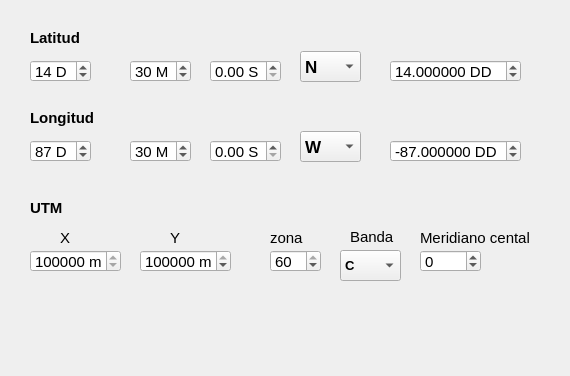
<?xml version="1.0" encoding="UTF-8"?>
<ui version="4.0">
 <class>UTMCalcDialogBase</class>
 <widget class="QDialog" name="UTMCalcDialogBase">
  <property name="geometry">
   <rect>
    <x>0</x>
    <y>0</y>
    <width>570</width>
    <height>376</height>
   </rect>
  </property>
  <property name="font">
   <font>
    <pointsize>11</pointsize>
   </font>
  </property>
  <property name="windowTitle">
   <string>Calculadora de coordenadas</string>
  </property>
  <widget class="QLabel" name="label">
   <property name="geometry">
    <rect>
     <x>30</x>
     <y>30</y>
     <width>71</width>
     <height>16</height>
    </rect>
   </property>
   <property name="font">
    <font>
     <weight>75</weight>
     <bold>true</bold>
    </font>
   </property>
   <property name="text">
    <string>Latitud</string>
   </property>
  </widget>
  <widget class="QSpinBox" name="spbLatD">
   <property name="geometry">
    <rect>
     <x>30</x>
     <y>60</y>
     <width>61</width>
     <height>22</height>
    </rect>
   </property>
   <property name="suffix">
    <string> D</string>
   </property>
   <property name="maximum">
    <number>90</number>
   </property>
   <property name="value">
    <number>14</number>
   </property>
  </widget>
  <widget class="QSpinBox" name="spbLatM">
   <property name="geometry">
    <rect>
     <x>130</x>
     <y>60</y>
     <width>61</width>
     <height>22</height>
    </rect>
   </property>
   <property name="suffix">
    <string> M</string>
   </property>
   <property name="maximum">
    <number>59</number>
   </property>
   <property name="value">
    <number>30</number>
   </property>
  </widget>
  <widget class="QComboBox" name="cmbLatH">
   <property name="geometry">
    <rect>
     <x>300</x>
     <y>51</y>
     <width>61</width>
     <height>31</height>
    </rect>
   </property>
   <property name="font">
    <font>
     <pointsize>13</pointsize>
     <weight>75</weight>
     <bold>true</bold>
    </font>
   </property>
   <item>
    <property name="text">
     <string>N</string>
    </property>
   </item>
   <item>
    <property name="text">
     <string>S</string>
    </property>
   </item>
  </widget>
  <widget class="QDoubleSpinBox" name="spbLatS">
   <property name="geometry">
    <rect>
     <x>210</x>
     <y>60</y>
     <width>71</width>
     <height>22</height>
    </rect>
   </property>
   <property name="suffix">
    <string> S</string>
   </property>
   <property name="maximum">
    <double>60.000000000000000</double>
   </property>
  </widget>
  <widget class="QDoubleSpinBox" name="spbLatDD">
   <property name="geometry">
    <rect>
     <x>390</x>
     <y>60</y>
     <width>131</width>
     <height>22</height>
    </rect>
   </property>
   <property name="suffix">
    <string> DD</string>
   </property>
   <property name="decimals">
    <number>6</number>
   </property>
   <property name="minimum">
    <double>-90.000000000000000</double>
   </property>
   <property name="maximum">
    <double>90.000000000000000</double>
   </property>
   <property name="value">
    <double>14.000000000000000</double>
   </property>
  </widget>
  <widget class="QDoubleSpinBox" name="spbLonDD">
   <property name="geometry">
    <rect>
     <x>390</x>
     <y>140</y>
     <width>131</width>
     <height>22</height>
    </rect>
   </property>
   <property name="suffix">
    <string> DD</string>
   </property>
   <property name="decimals">
    <number>6</number>
   </property>
   <property name="minimum">
    <double>-180.000000000000000</double>
   </property>
   <property name="maximum">
    <double>180.000000000000000</double>
   </property>
   <property name="value">
    <double>-87.000000000000000</double>
   </property>
  </widget>
  <widget class="QSpinBox" name="spbLonM">
   <property name="geometry">
    <rect>
     <x>130</x>
     <y>140</y>
     <width>61</width>
     <height>22</height>
    </rect>
   </property>
   <property name="suffix">
    <string> M</string>
   </property>
   <property name="maximum">
    <number>59</number>
   </property>
   <property name="value">
    <number>30</number>
   </property>
  </widget>
  <widget class="QLabel" name="label_2">
   <property name="geometry">
    <rect>
     <x>30</x>
     <y>110</y>
     <width>71</width>
     <height>16</height>
    </rect>
   </property>
   <property name="font">
    <font>
     <weight>75</weight>
     <bold>true</bold>
    </font>
   </property>
   <property name="text">
    <string>Longitud</string>
   </property>
  </widget>
  <widget class="QSpinBox" name="spbLonD">
   <property name="geometry">
    <rect>
     <x>30</x>
     <y>140</y>
     <width>61</width>
     <height>22</height>
    </rect>
   </property>
   <property name="suffix">
    <string> D</string>
   </property>
   <property name="maximum">
    <number>180</number>
   </property>
   <property name="value">
    <number>87</number>
   </property>
  </widget>
  <widget class="QDoubleSpinBox" name="spbLonS">
   <property name="geometry">
    <rect>
     <x>210</x>
     <y>140</y>
     <width>71</width>
     <height>22</height>
    </rect>
   </property>
   <property name="suffix">
    <string> S</string>
   </property>
   <property name="maximum">
    <double>60.000000000000000</double>
   </property>
  </widget>
  <widget class="QComboBox" name="cmbLonH">
   <property name="geometry">
    <rect>
     <x>300</x>
     <y>131</y>
     <width>61</width>
     <height>31</height>
    </rect>
   </property>
   <property name="font">
    <font>
     <pointsize>13</pointsize>
     <weight>75</weight>
     <bold>true</bold>
    </font>
   </property>
   <item>
    <property name="text">
     <string>W</string>
    </property>
   </item>
   <item>
    <property name="text">
     <string>E</string>
    </property>
   </item>
  </widget>
  <widget class="QLabel" name="label_3">
   <property name="geometry">
    <rect>
     <x>30</x>
     <y>200</y>
     <width>71</width>
     <height>16</height>
    </rect>
   </property>
   <property name="font">
    <font>
     <weight>75</weight>
     <bold>true</bold>
    </font>
   </property>
   <property name="text">
    <string>UTM</string>
   </property>
  </widget>
  <widget class="QSpinBox" name="spbUtmX">
   <property name="geometry">
    <rect>
     <x>30</x>
     <y>250</y>
     <width>91</width>
     <height>22</height>
    </rect>
   </property>
   <property name="suffix">
    <string> m</string>
   </property>
   <property name="minimum">
    <number>100000</number>
   </property>
   <property name="maximum">
    <number>999999</number>
   </property>
   <property name="value">
    <number>100000</number>
   </property>
  </widget>
  <widget class="QLabel" name="label_4">
   <property name="geometry">
    <rect>
     <x>60</x>
     <y>230</y>
     <width>21</width>
     <height>16</height>
    </rect>
   </property>
   <property name="text">
    <string>X</string>
   </property>
  </widget>
  <widget class="QSpinBox" name="spbUtmY">
   <property name="geometry">
    <rect>
     <x>140</x>
     <y>250</y>
     <width>91</width>
     <height>22</height>
    </rect>
   </property>
   <property name="suffix">
    <string> m</string>
   </property>
   <property name="minimum">
    <number>0</number>
   </property>
   <property name="maximum">
    <number>10000000</number>
   </property>
   <property name="value">
    <number>100000</number>
   </property>
  </widget>
  <widget class="QLabel" name="label_5">
   <property name="geometry">
    <rect>
     <x>170</x>
     <y>230</y>
     <width>21</width>
     <height>16</height>
    </rect>
   </property>
   <property name="text">
    <string>Y</string>
   </property>
  </widget>
  <widget class="QSpinBox" name="spbUtmZ">
   <property name="geometry">
    <rect>
     <x>270</x>
     <y>250</y>
     <width>51</width>
     <height>22</height>
    </rect>
   </property>
   <property name="suffix">
    <string/>
   </property>
   <property name="minimum">
    <number>1</number>
   </property>
   <property name="maximum">
    <number>60</number>
   </property>
   <property name="value">
    <number>60</number>
   </property>
  </widget>
  <widget class="QLabel" name="label_6">
   <property name="geometry">
    <rect>
     <x>270</x>
     <y>230</y>
     <width>41</width>
     <height>16</height>
    </rect>
   </property>
   <property name="text">
    <string>zona</string>
   </property>
  </widget>
  <widget class="QComboBox" name="cmbUtmB">
   <property name="geometry">
    <rect>
     <x>340</x>
     <y>250</y>
     <width>61</width>
     <height>31</height>
    </rect>
   </property>
   <property name="font">
    <font>
     <pointsize>10</pointsize>
     <weight>75</weight>
     <bold>true</bold>
    </font>
   </property>
   <item>
    <property name="text">
     <string>C</string>
    </property>
   </item>
   <item>
    <property name="text">
     <string>D</string>
    </property>
   </item>
   <item>
    <property name="text">
     <string>E</string>
    </property>
   </item>
   <item>
    <property name="text">
     <string>F</string>
    </property>
   </item>
   <item>
    <property name="text">
     <string>G</string>
    </property>
   </item>
   <item>
    <property name="text">
     <string>H</string>
    </property>
   </item>
   <item>
    <property name="text">
     <string>J</string>
    </property>
   </item>
   <item>
    <property name="text">
     <string>K</string>
    </property>
   </item>
   <item>
    <property name="text">
     <string>L</string>
    </property>
   </item>
   <item>
    <property name="text">
     <string>M</string>
    </property>
   </item>
   <item>
    <property name="text">
     <string>N</string>
    </property>
   </item>
   <item>
    <property name="text">
     <string>P</string>
    </property>
   </item>
   <item>
    <property name="text">
     <string>Q</string>
    </property>
   </item>
   <item>
    <property name="text">
     <string>R</string>
    </property>
   </item>
   <item>
    <property name="text">
     <string>S</string>
    </property>
   </item>
   <item>
    <property name="text">
     <string>T</string>
    </property>
   </item>
   <item>
    <property name="text">
     <string>U</string>
    </property>
   </item>
   <item>
    <property name="text">
     <string>V</string>
    </property>
   </item>
   <item>
    <property name="text">
     <string>W</string>
    </property>
   </item>
   <item>
    <property name="text">
     <string>X</string>
    </property>
   </item>
  </widget>
  <widget class="QSpinBox" name="spbUtmM">
   <property name="geometry">
    <rect>
     <x>420</x>
     <y>250</y>
     <width>61</width>
     <height>22</height>
    </rect>
   </property>
   <property name="minimum">
    <number>-180</number>
   </property>
   <property name="maximum">
    <number>180</number>
   </property>
  </widget>
  <widget class="QLabel" name="label_7">
   <property name="geometry">
    <rect>
     <x>350</x>
     <y>230</y>
     <width>47</width>
     <height>13</height>
    </rect>
   </property>
   <property name="text">
    <string>Banda</string>
   </property>
  </widget>
  <widget class="QLabel" name="label_8">
   <property name="geometry">
    <rect>
     <x>420</x>
     <y>230</y>
     <width>111</width>
     <height>16</height>
    </rect>
   </property>
   <property name="text">
    <string>Meridiano cental</string>
   </property>
  </widget>
 </widget>
 <resources/>
 <connections/>
</ui>
